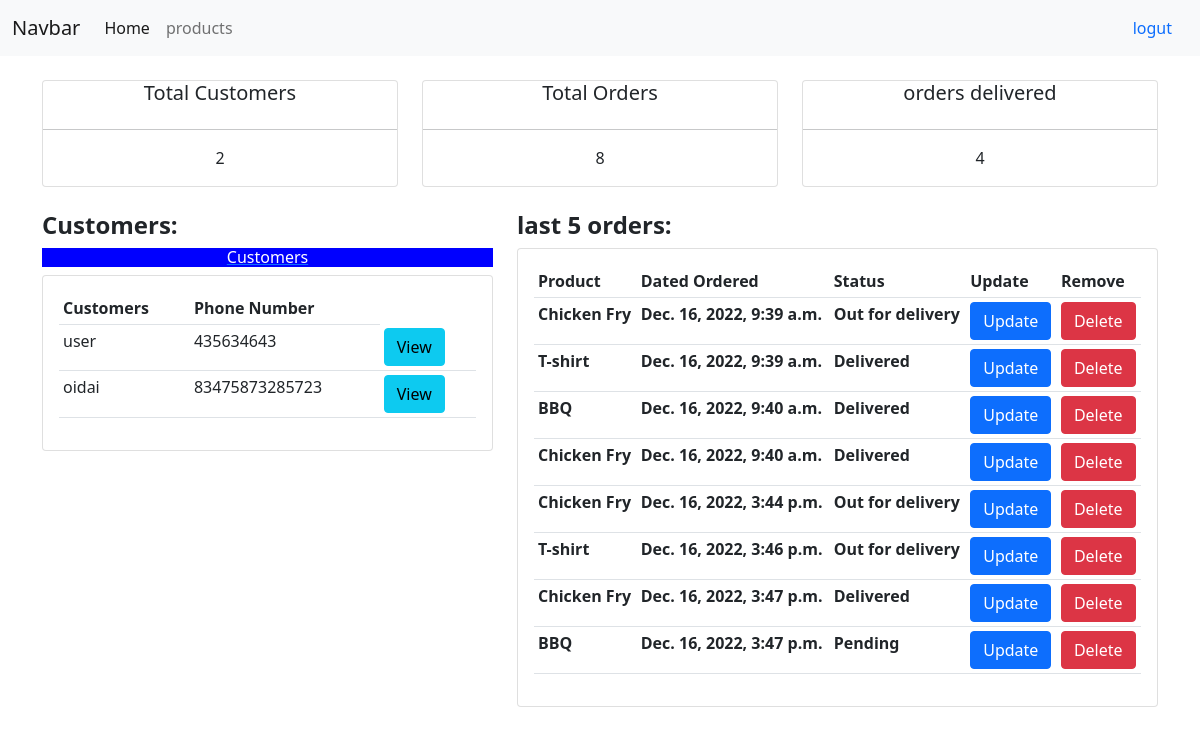
The app's page / (signed in) with its own data.
### accounts/models.py (models this page shows, shortened)
class Customer(models.Model):
    Name=models.CharField(max_length=200,null=True)
    Phone=models.CharField(max_length=200, null=True)
    Email=models.CharField(max_length=200, null=True)
    Date_Created=models.DateTimeField(auto_now_add=True,null=True)

class Order(models.Model):
    STATUS=(
        ('Pending','Pending'),
        ('Out for delivery','Out for delivery'),
        ('Delivered','Delivered')
    )
    customer=models.ForeignKey(Customer,null=True,on_delete=models.SET_NULL)
    product=models.ForeignKey(Product,null=True,on_delete=models.SET_NULL)
    Date_Created=models.DateTimeField(auto_now_add=True,null=True)
    status=models.CharField(max_length=200,null=True, choices=STATUS)

class Product(models.Model):
    CATEGORY=(
        ('indoor','indoor'),
        ('out door','out door')
    )
    Name=models.CharField(max_length=200,null=True)
    price=models.IntegerField(default=None)
    category=models.CharField(max_length=200,null=True, choices=CATEGORY)
    description=models.CharField(max_length=200,null=True)
    Date_Created=models.DateTimeField(auto_now_add=True,null=True)
    tags=models.ManyToManyField(Tag)

### accounts/decorators.py (the view)
    def wrapper_function(request,*args, **kwargs):
        group=None
        if request.user.groups.exists():
            group=request.user.groups.all()[0].name
        if group=='customer':
            return redirect('userprofile')
        if group=='seller':
            return redirect('seller')
        if group == 'admin':
            return view_func(request,*args, **kwargs)

### accounts/views.py (called while the page is built)
@login_required(login_url='login')
@admin_only
def home(request):
    order=Order.objects.all()
    customers=Customer.objects.all()
    total_customers=customers.count()
    total_orders=order.count()
    total_delivered=order.filter(status='Delivered').count()
    data={
        'order':order,
        'customers':customers,
        'total_customers':total_customers,
        'total_orders':total_orders,
        'total_delivered':total_delivered
    }
    return render(request,'dashboard.html',data)

### template/dashboard.html (shortened to what this page needs)
{% extends "base.html" %}
{% block body %}
{% include "status.html" %}
  <div class="container">
    <div class="row">
      <div class="col-md-5" >
        <h4><strong>Customers:</strong></h4>
        <a href="#"><h6 style="text-align: center; background-color: blue; color: white;">Customers</h6></a>
        <div class="card card-body">
          <table class="table table-sm">
          <tr>
            <th> Customers</th>
            <th> Phone Number</th>
          </tr>
          {% for items in customers %}
          <tr>
            <td>{{items.Name}}</td>
            <td>{{items.Phone}}</td>
            <td><a class="btn btn-info" href="{% url 'customers' items.id %}">View</a></td>
          </tr>
          {% endfor %}
        </table>
        </div>
      </div>
      <div class="col-md-7">
        <h4><strong>last 5 orders:</strong></h4>
        <div class="card card-body">
        <table class="table table-sm">
          <tr>
            <th> Product</th>
            <th> Dated Ordered</th>
            <th> Status</th>
            <th> Update</th>
            <th> Remove</th>
          </tr>
          {% for items in order %}
            <tr>
              <th>{{items.product.Name}}</th>
              <th>{{items.Date_Created}}</th>
              <th>{{items.status}}</th>
              <th><a class="btn btn-primary" href="{% url 'update_order' items.id %}">Update</a></th>
              <th><a class="btn btn-danger" href="{% url 'delete_order' items.id %} ">Delete</a></th>
            </tr>
          {% endfor %}
        </table>
      </div>
      </div>
    </div>
  </div>
{% endblock body %}

### template/base.html (shortened to what this page needs)
<!doctype html>
<html lang="en">
  <head>
    <link href="https://cdn.jsdelivr.net/npm/bootstrap@5.0.2/dist/css/bootstrap.min.css" rel="stylesheet">
  </head>
  <body>
    <nav class="navbar navbar-expand-lg navbar-light bg-light">
        <div class="container-fluid">
          <a class="navbar-brand" href="#">Navbar</a>
          <div class="collapse navbar-collapse" id="navbarSupportedContent">
            <ul class="navbar-nav me-auto mb-2 mb-lg-0">
              <li class="nav-item">
                <a class="nav-link active" aria-current="page" href="/">Home</a>
              </li>
              <li class="nav-item">
                <a class="nav-link" href="{% url 'products' %}">products</a></li>
            </ul>
            <a class="nav-link" href="{% url 'logout_user' %}">logut</a></li>
          </div>
        </div>
      </nav>
    {% block body %}
    {% endblock body %}
  </body>
</html>

### template/status.html
<div class="container my-4">
    <div class="row">
        <div class="col-md-4">
            <div style="text-align: center;" class="card card-sm">
                <h5>Total Customers</h5>
                <hr>
                <p class="text-mute">{{total_customers}}</p>
            </div>
        </div>
        <div class="col-md-4">
            <div style="text-align: center;" class="card card-sm">
                <h5 style="text-align: center;">Total Orders</h5>
                <hr>
                <p class="text-mute">{{total_orders}}</p>
            </div>
        </div>
        <div class="col-md-4">
            <div style="text-align: center;" class="card card-sm">
                <h5 style="text-align: center;">orders delivered</h5>
                <hr>
                <p class="text-mute">{{total_delivered}}</p>
            </div>
        </div>
    </div>
</div>

### records on screen
Customer: Name "user", Phone "435634643"
Customer: Name "oidai", Phone "83475873285723"
Order: product.Name "Chicken Fry", Date_Created "Dec. 16, 2022, 9:39 a.m.", status "Out for delivery"
Order: product.Name "T-shirt", Date_Created "Dec. 16, 2022, 9:39 a.m.", status "Delivered"
Order: product.Name "BBQ", Date_Created "Dec. 16, 2022, 9:40 a.m.", status "Delivered"
Order: product.Name "Chicken Fry", Date_Created "Dec. 16, 2022, 9:40 a.m.", status "Delivered"
Order: product.Name "Chicken Fry", Date_Created "Dec. 16, 2022, 3:44 p.m.", status "Out for delivery"
Order: product.Name "T-shirt", Date_Created "Dec. 16, 2022, 3:46 p.m.", status "Out for delivery"
Order: product.Name "Chicken Fry", Date_Created "Dec. 16, 2022, 3:47 p.m.", status "Delivered"
Order: product.Name "BBQ", Date_Created "Dec. 16, 2022, 3:47 p.m.", status "Pending"

### other values on screen
{{ total_customers }} "2"
{{ total_orders }} "8"
{{ total_delivered }} "4"
